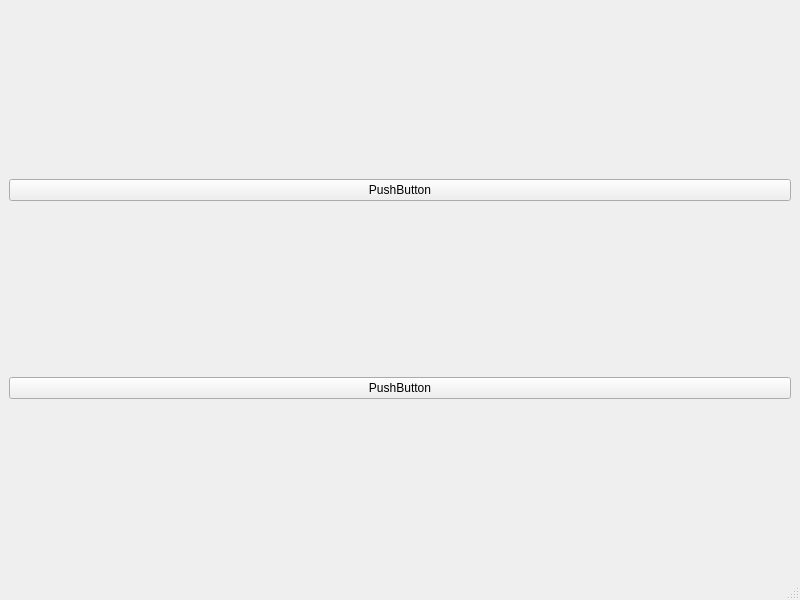
<?xml version="1.0" encoding="UTF-8"?>
<ui version="4.0">
 <class>MainWindow</class>
 <widget class="QMainWindow" name="MainWindow">
  <property name="geometry">
   <rect>
    <x>0</x>
    <y>0</y>
    <width>800</width>
    <height>600</height>
   </rect>
  </property>
  <property name="windowTitle">
   <string>MainWindow</string>
  </property>
  <widget class="QWidget" name="centralwidget">
   <layout class="QVBoxLayout" name="verticalLayout">
    <item>
     <widget class="QPushButton" name="pushButton">
      <property name="text">
       <string>PushButton</string>
      </property>
     </widget>
    </item>
    <item>
     <widget class="QPushButton" name="pushButton_2">
      <property name="text">
       <string>PushButton</string>
      </property>
     </widget>
    </item>
   </layout>
  </widget>
  <widget class="QMenuBar" name="menubar">
   <property name="geometry">
    <rect>
     <x>0</x>
     <y>0</y>
     <width>800</width>
     <height>22</height>
    </rect>
   </property>
  </widget>
  <widget class="QStatusBar" name="statusbar"/>
 </widget>
 <resources/>
 <connections/>
</ui>
